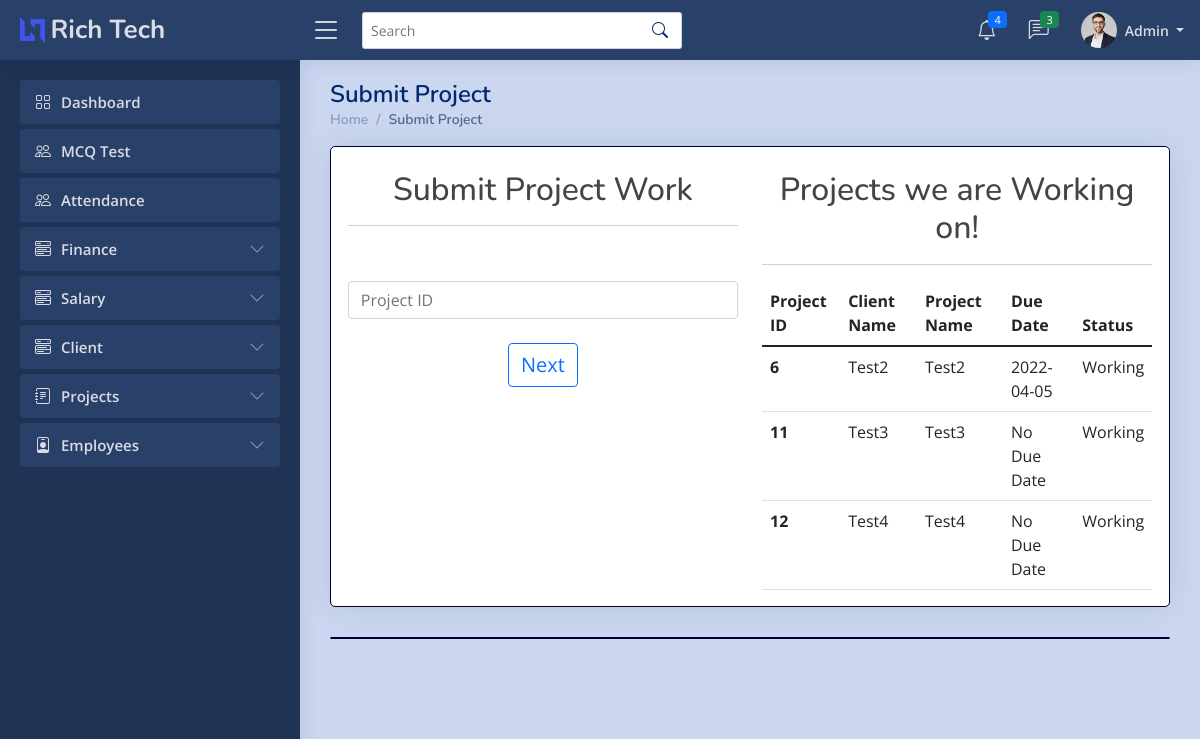
The app's page /admin/change_status.php (signed in) with its own data.
### tables this page shows
CREATE TABLE `clientt` (
  `Id` int(7) NOT NULL,
  `cname` varchar(255) NOT NULL,
  `pname` varchar(255) NOT NULL,
  `mobile` varchar(255) NOT NULL,
  `email` varchar(255) NOT NULL,
  `aaddress` varchar(10000) NOT NULL,
  `pdate` date NOT NULL,
  `ddate` date NOT NULL,
  `descrip` longtext NOT NULL,
  `pstatus` varchar(20) NOT NULL,
  `cdate` date DEFAULT NULL,
  `charges` int(7) NOT NULL,
  `received` date DEFAULT NULL
);

### admin/change_status.php (the view, shortened to what this page needs)
<?php
    if ($_SESSION['erole']=="admin"){
    ?>
<!DOCTYPE html>
<html lang="en">
    <head>
        <link href="../assets/vendor/bootstrap/css/bootstrap.min.css" rel="stylesheet">
        <link rel="stylesheet" href="../assets/vendor/bootstrap-icons/bootstrap-icons.css?v=<?php echo time(); ?>">
        <link href="../assets/vendor/boxicons/css/boxicons.min.css" rel="stylesheet">
        <link href="../assets/vendor/quill/quill.snow.css" rel="stylesheet">
        <link href="../assets/vendor/quill/quill.bubble.css" rel="stylesheet">
        <link href="../assets/vendor/remixicon/remixicon.css" rel="stylesheet">
        <link href="../assets/vendor/simple-datatables/style.css" rel="stylesheet">
        <link rel="stylesheet" href="../assets/css/style.css?v=<?php echo time(); ?>">
    </head>
    <body>
        <?php include 'imports/nav-admin.php'; ?>
        <main id="main" class="main">
            <div class="pagetitle">
                <h1>Submit Project</h1>
                <nav>
                    <ol class="breadcrumb">
                        <li class="breadcrumb-item"><a href="index.php">Home</a></li>
                        <li class="breadcrumb-item active">Submit Project</li>
                    </ol>
                </nav>
            </div>
            <section class="section dashboard">
                <div class="card" style="padding-left: 2%; padding-right: 2%">
                    <br>
                    <div class="row">
                        <div class="col-md-6">
                            <center>
                                <h2>Submit Project Work</h2>
                            </center>
                            <hr>
                        </div>
                        <div class="col-md-6">
                            <center>
                                <h2>Projects we are Working on!</h2>
                            </center>
                            <hr>
                        </div>
                    </div>
                    <div class="row">
                        <div class="col-md-6">
                            <form action="" method="post">
                                <center>
                                    <input type="text" class="form-control" name="pid" id="" placeholder="Project ID"><br>
                                    <input type="submit" name="psubmit" style="font-size:20px" class="btn btn-outline-primary" value="Next">
                                </center>
                                <br>
                                <br>
                            </form>
                        </div>
                        <div class="col-md-6">
                            <?php
                                include '../imports/config.php';
                                $conn=mysqli_connect($server_name,$username,$password,$database_name);
                                $sql_query = "SELECT * from clientt where pstatus='Working'";
                                $records = mysqli_query($conn, $sql_query);
                                echo '<table class="table table-hover">';
                                    echo '<thead class="thead-dark">';
                                        echo '<tr>';
                                        echo '<th scope="col">Project ID</th>';
                                        echo '<th scope="col">Client Name</th>';
                                        echo '<th scope="col">Project Name</th>';
                                        echo '<th scope="col">Due Date</th>';
                                        echo '<th scope="col">Status</th>';
                                        echo '</tr>';
                                    echo '</thead>';
                                    echo '<tbody>';
                                    while($data = mysqli_fetch_array($records)){
                                        $n=$data['Id'];
                                        $cname=$data['cname'];
                                        $pname=$data['pname'];
                                        $ddate=$data['ddate'];
                                        $status=$data['pstatus'];
                                        if($ddate=="0000-00-00"){
                                            $ddate="No Due Date";
                                        }
                                        echo '<tr>
                                                <th scope="row">'.$n.'</th>
                                                <td>'.$cname.'</td>
                                                <td>'.$pname.'</td>
                                                <td>'.$ddate.'</td>
                                                <td>'.$status.'</td>
                                                </tr>';
                                    }
                                    echo '</tbody>
                                    </table>';
                                ?>
                        </div>
                    </div>
                </div>
                <div class="card" style="padding-left: 2%; padding-right: 2%">
                </div>
            </section>
        </main>
    </body>
</html>
<?php
    }
    else{
    ob_start();
    header('Location: '.'../index.php');
    ob_end_flush();
    die();
    }
?>

### assets/css/style.css (style rules this page uses)
:root { scroll-behavior: smooth; }
body { font-family: "Open Sans", sans-serif; background: #cbd7f0; color: #444444; }
a { color: #4154f1; text-decoration: none; }
h1, h2, h3, h4, h5, h6 { font-family: "Nunito", sans-serif; }
#main { margin-top: 60px; padding: 20px 30px; transition: all 0.3s; }
.pagetitle { margin-bottom: 10px; }
.pagetitle h1 { font-size: 24px; margin-bottom: 0; font-weight: 600; color: #012970; }
.card { margin-bottom: 30px; border-width: 1px; border-color: #000033; border-radius: 5px; box-shadow: 0px 0 30px rgba(1, 41, 112, 0.1); }
.breadcrumb { font-size: 14px; font-family: "Nunito", sans-serif; color: #899bbd; font-weight: 600; }
.breadcrumb a { color: #899bbd; transition: 0.3s; }
.breadcrumb .breadcrumb-item::before { color: #899bbd; }
.breadcrumb .active { color: #51678f; font-weight: 600; }
@media (min-width: 1200px) { #main, #footer { margin-left: 300px; } }

### records on screen
clientt: Id "6", cname "Test2", pname "Test2", ddate "2022-04-05", pstatus "Working"
clientt: Id "11", cname "Test3", pname "Test3", ddate "No Due Date", pstatus "Working"
clientt: Id "12", cname "Test4", pname "Test4", ddate "No Due Date", pstatus "Working"

### other values on screen
$count "4"
